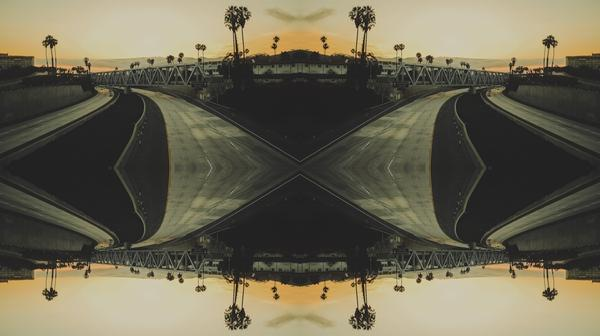
%> input picture 6th_sem/jimut-matlab/mat/mat/image_ref_xy_1.jpg, 600 x 336 px
$ octave split_file_img.m   (GNU Octave 9; MATLAB toolbox functions it lacks are replaced by stand-ins)
%> lines starting %> are read from the running program, lines starting %| are printed output that depends on the picture
file1 = input('\n Enter the input file name : ','s');
%> the answer given: image_ref_xy_1.jpg
file2 = input('\n Enter the output file name [1] : ','s');
%> the answer given: out.png
file3 = input('\n Enter the output file name [2] : ','s');
%> the answer given: out.png
x = imread(file1);
%> x is the input picture: size 336x600x3 uint8; mean R, G, B 107, 101.6, 82.3
[r,c,d] = size(x);
%> r = 336; c = 600; d = 3
c1 = fix(c/2);
%> c1 = 300

y1(1:r,1:c1,1:d)=x(1:r,1:c1,1:d);   %copying 50% pixels y-axis wise
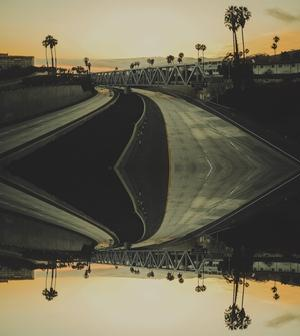
%> y1: size 336x300x3 uint8; mean R, G, B 107, 101.6, 82.4
y2(1:r,1:c-c1,1:d)=x(1:r,c1+1:c,1:d);   %copying 50% pixels y-axis wise
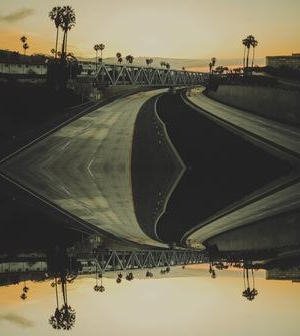
%> y2: size 336x300x3 uint8; mean R, G, B 107, 101.6, 82.3
imwrite(y1,file2);
imwrite(y2,file3);
imshow(y1);
imshow(y2);

$ run again, on 6th_sem/jimut-matlab/mat/mat/im_ref_y.jpg
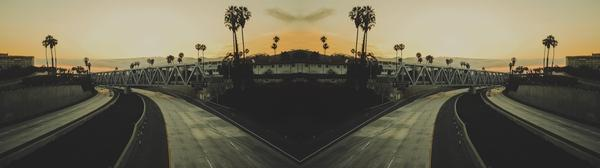
%> input picture 6th_sem/jimut-matlab/mat/mat/im_ref_y.jpg, 600 x 168 px
%> x is the input picture: size 168x600x3 uint8; mean R, G, B 107, 101.6, 82.3
%> `y1(1:r,1:c1,1:d)=x(1:r,1:c1,1:d);`:
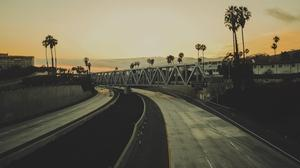
%> y1: size 168x300x3 uint8; mean R, G, B 107, 101.6, 82.4
%> `y2(1:r,1:c-c1,1:d)=x(1:r,c1+1:c,1:d);`:
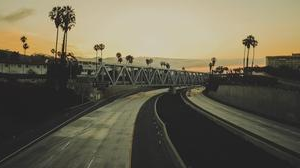
%> y2: size 168x300x3 uint8; mean R, G, B 107, 101.6, 82.3

$ run again, on 6th_sem/jimut-matlab/mat/mat/img1.jpg
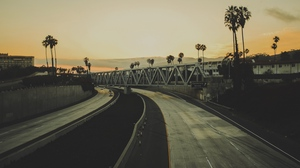
%> input picture 6th_sem/jimut-matlab/mat/mat/img1.jpg, 300 x 168 px
%> x is the input picture: size 168x300x3 uint8; mean R, G, B 107, 101.6, 82.3
%> `y1(1:r,1:c1,1:d)=x(1:r,1:c1,1:d);`:
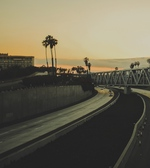
%> y1: size 168x150x3 uint8; mean R, G, B 107.5, 101.9, 83.3
%> `y2(1:r,1:c-c1,1:d)=x(1:r,c1+1:c,1:d);`:
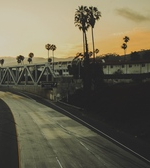
%> y2: size 168x150x3 uint8; mean R, G, B 106.5, 101.3, 81.3
